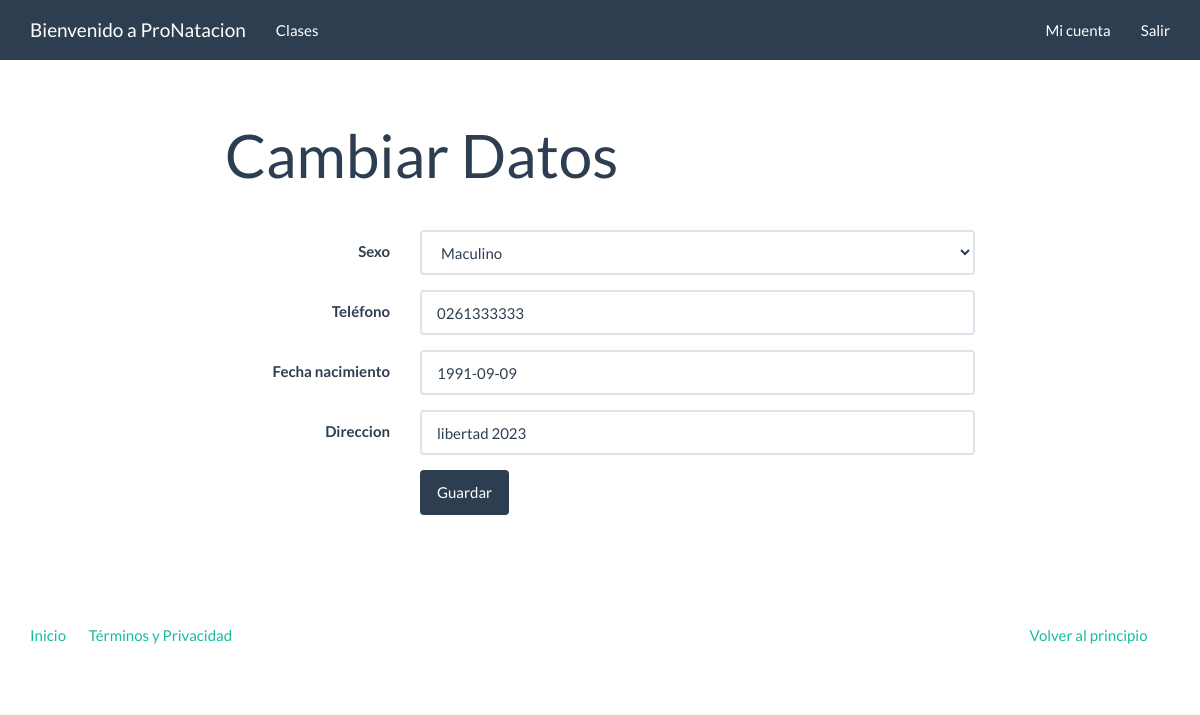
The app's page /alumnos/atualizar/ (signed in) with its own data.
### alumnos/models.py (models this page shows, shortened)
class Alumno(models.Model):
    alumno_id = models.AutoField(primary_key=True)
    user = models.OneToOneField(User, on_delete=models.CASCADE)
    SEXO = (
        ("MAS", "Maculino"),
        ("FEM", "Feminino")
    )
    sexo = models.CharField(max_length=9, choices=SEXO,)
    fecha_nacimiento = models.DateField()
    direccion = models.CharField(max_length=255)
    phone_regex = RegexValidator(
        regex=r'^\+?1?\d{9,15}$',
        message="El número debe estar en este formato: \
                        '+99 99 9999-0000'.")
    telefono = models.CharField(verbose_name="Teléfono",
                                validators=[phone_regex],
                                max_length=17, null=True, blank=True)

### alumnos/views.py (the view, shortened to what this page needs)
class ClienteActualizarView(LoginRequiredMixin, UpdateView):
    model = Alumno
    login_url = reverse_lazy('cuentas:login')
    template_name = 'cuentas/update_user.html'
    fields = ['sexo', 'telefono', 'fecha_nacimiento', 'direccion']
    success_url = reverse_lazy('cuentas:index')
    def get_object(self):
        user = self.request.user
        try:
            return Alumno.objects.get(user=user)
        except Alumno.DoesNotExist:
            return None

### cuentas/templates/cuentas/update_user.html (shortened to what this page needs)
{% extends 'cuentas/index.html' %}
{% load widget_tweaks %}
{% block container %}
  <div class="row">
    <div class="col-md-8 col-md-offset-2">
      <div class="page-header">
        <h1>Cambiar Datos</h1>
      </div>
      <form class="form-horizontal" action="" method="post">
        <fieldset>
          {% for field in form %}
            <div class="form-group{% if field.errors %} has-error{% endif %}">
              <label for="{{ field.auto_id }}" class="col-md-3 control-label">{{ field.label }}</label>
              <div class="col-md-9">
                {% render_field field class='form-control' %}
              </div>
            </div>
          {% endfor %}
          <div class="form-group">
            <div class="col-md-9 col-md-offset-3">
              <button type="submit" class="btn btn-primary">Guardar</button>
            </div>
          </div>
        </fieldset>
      </form>
    </div>
  </div>
{% endblock container %}

### static/assets/extra.css (style rules this page uses)
body { min-height: 100vh; display: flex; flex-direction: column; }

### records on screen
Alumno: sexo "Maculino" "0261333333" "1991-09-09" "libertad 2023"

### other values on screen
{{ field.label }} "Sexo" "Teléfono" "Fecha nacimiento" "Direccion"
